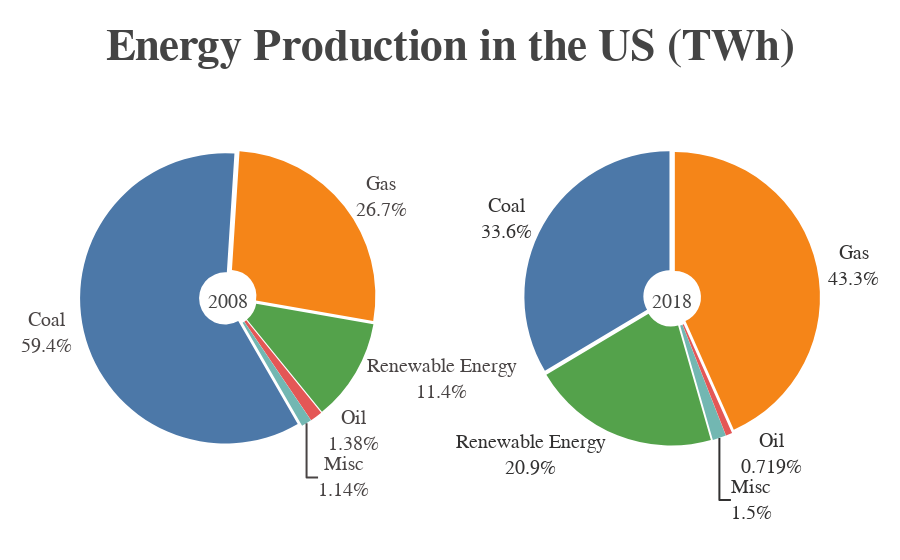

The cell this chart's notebook holds for it:
### Code cell
pf.Plot_Renewable()

### Figure 1 — Plotly figure (JSON) as saved in the notebook; plotly's stock layout.template omitted (floating-point values rounded to 4 significant figures)
{"data": [{"direction": "clockwise", "domain": {"x": [0, 0.4], "y": [0, 0.9]}, "hole": 0.18, "hoverinfo": "percent+label", "labels": ["Coal", "Oil", "Gas", "Renewable Energy", "Misc"], "name": "2008", "opacity": 1, "pull": 0.02, "rotation": 150, "showlegend": true, "sort": true, "textfont": {"color": "rgb(73, 68, 68)", "size": 20}, "textinfo": "label+percent", "textposition": "outside", "title": {"font": {"size": 20}, "text": "2008"}, "type": "pie", "uid": "17dd424e-1a4d-4460-a698-73aa46aa008f", "values": [1986.0, 46.2, 894.7, 380.9, 38.3]}, {"direction": "counterclockwise", "domain": {"x": [0.6, 1], "y": [0, 0.9]}, "hole": 0.18, "hoverinfo": "percent+label", "labels": ["Coal", "Oil", "Gas", "Renewable Energy", "Misc"], "name": "2018", "pull": 0.02, "rotation": 0, "showlegend": false, "sort": true, "textfont": {"color": "rgb(50, 49, 49)", "size": 20}, "textinfo": "label+percent", "textposition": "outside", "title": {"font": {"size": 20}, "text": "2018"}, "type": "pie", "uid": "a3f0ae9d-5fee-48a7-9afa-e4de0f018a04", "values": [1146.0, 24.57, 1480.0, 712.8, 51.26]}], "layout": {"autosize": true, "colorway": ["#4c78a8", "#f58518", "#54a24b", "#e45756", "#72b7b2", "#54a24b", "#eeca3b", "#b279a2", "#ff9da6", "#9d755d", "#bab0ac"], "dragmode": "zoom", "font": {"family": "Overpass"}, "hoverlabel": {"font": {"family": "Droid Sans", "size": 15}}, "legend": {"borderwidth": 1, "font": {"size": 14}, "x": 1, "xanchor": "left", "y": 0.5}, "margin": {"b": 80, "t": 75}, "paper_bgcolor": "rgb(255, 255, 255)", "showlegend": false, "title": {"font": {"family": "Trebuchet MS", "size": 45}, "text": "<b>Energy Production in the US (TWh)</b>", "x": 0.5, "y": 0.95}, "xaxis": {"autorange": true, "range": [-1, 6]}, "yaxis": {"autorange": true, "range": [-1, 4]}}}
